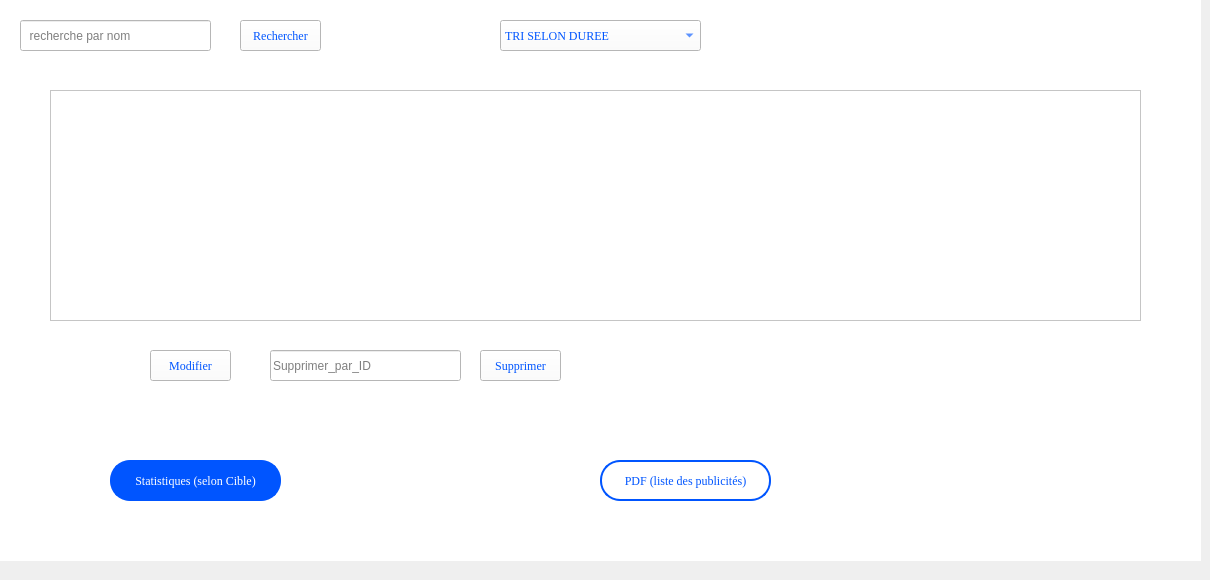
    <widget class="QWidget" name="tab_2">
     <attribute name="title">
      <string>Liste</string>
     </attribute>
     <widget class="QStackedWidget" name="stackedWidget_2">
      <property name="geometry">
       <rect>
        <x>0</x>
        <y>-10</y>
        <width>1201</width>
        <height>571</height>
       </rect>
      </property>
      <property name="mouseTracking">
       <bool>false</bool>
      </property>
      <property name="tabletTracking">
       <bool>false</bool>
      </property>
      <property name="whatsThis">
       <string/>
      </property>
      <property name="autoFillBackground">
       <bool>false</bool>
      </property>
      <property name="styleSheet">
       <string notr="true">background-color: rgb(255, 255, 255)</string>
      </property>
      <property name="currentIndex">
       <number>0</number>
      </property>
      <widget class="QWidget" name="page_3">
       <widget class="QLineEdit" name="lineEdit_search">
        <property name="geometry">
         <rect>
          <x>20</x>
          <y>30</y>
          <width>191</width>
          <height>31</height>
         </rect>
        </property>
        <property name="styleSheet">
         <string notr="true"/>
        </property>
        <property name="placeholderText">
         <string>  recherche par nom</string>
        </property>
       </widget>
       <widget class="QPushButton" name="searchButton">
        <property name="geometry">
         <rect>
          <x>240</x>
          <y>30</y>
          <width>81</width>
          <height>31</height>
         </rect>
        </property>
        <property name="font">
         <font>
          <family>Times New Roman</family>
         </font>
        </property>
        <property name="styleSheet">
         <string notr="true">
color: rgb(0, 85, 255);

</string>
        </property>
        <property name="text">
         <string>Rechercher</string>
        </property>
       </widget>
       <widget class="QComboBox" name="tri">
        <property name="geometry">
         <rect>
          <x>500</x>
          <y>30</y>
          <width>201</width>
          <height>31</height>
         </rect>
        </property>
        <property name="font">
         <font>
          <family>Times New Roman</family>
         </font>
        </property>
        <property name="styleSheet">
         <string notr="true">
color: rgb(0, 85, 255);
</string>
        </property>
        <item>
         <property name="text">
          <string>TRI SELON DUREE</string>
         </property>
        </item>
        <item>
         <property name="text">
          <string>TRI SELON COUT</string>
         </property>
        </item>
        <item>
         <property name="text">
          <string>TRI SELON DATE DEBUT</string>
         </property>
        </item>
       </widget>
       <widget class="QPushButton" name="btnpdf">
        <property name="geometry">
         <rect>
          <x>600</x>
          <y>470</y>
          <width>171</width>
          <height>41</height>
         </rect>
        </property>
        <property name="font">
         <font>
          <family>Times New Roman</family>
          <pointsize>9</pointsize>
          <weight>9</weight>
          <italic>false</italic>
          <bold>false</bold>
         </font>
        </property>
        <property name="styleSheet">
         <string notr="true">border-radius: 20px;
font: 75 9pt &quot;Times New Roman&quot;;
color: rgb(0, 85, 255);
background-color: rgb(255, 255, 255);
border: 2px solid #0055ff;</string>
        </property>
        <property name="text">
         <string>PDF (liste des publicités)</string>
        </property>
       </widget>
       <widget class="QPushButton" name="statistique">
        <property name="geometry">
         <rect>
          <x>110</x>
          <y>470</y>
          <width>171</width>
          <height>41</height>
         </rect>
        </property>
        <property name="font">
         <font>
          <family>Times New Roman</family>
          <pointsize>9</pointsize>
          <weight>9</weight>
          <italic>false</italic>
          <bold>false</bold>
         </font>
        </property>
        <property name="styleSheet">
         <string notr="true">border-radius: 20px;
font: 75 9pt &quot;Times New Roman&quot;;
background-color: rgb(0, 85, 255);
color: rgb(255, 255, 255);
border: 2px solid #0055ff;
</string>
        </property>
        <property name="text">
         <string>Statistiques (selon Cible)</string>
        </property>
       </widget>
       <widget class="QPushButton" name="supprimer">
        <property name="geometry">
         <rect>
          <x>480</x>
          <y>360</y>
          <width>81</width>
          <height>31</height>
         </rect>
        </property>
        <property name="font">
         <font>
          <family>Times New Roman</family>
         </font>
        </property>
        <property name="styleSheet">
         <string notr="true">
color: rgb(0, 85, 255);
</string>
        </property>
        <property name="text">
         <string>Supprimer</string>
        </property>
       </widget>
       <widget class="QLineEdit" name="lineEditSupp">
        <property name="geometry">
         <rect>
          <x>270</x>
          <y>360</y>
          <width>191</width>
          <height>31</height>
         </rect>
        </property>
        <property name="styleSheet">
         <string notr="true"/>
        </property>
        <property name="placeholderText">
         <string>Supprimer_par_ID</string>
        </property>
       </widget>
       <widget class="QTableView" name="tableView">
        <property name="geometry">
         <rect>
          <x>50</x>
          <y>100</y>
          <width>1091</width>
          <height>231</height>
         </rect>
        </property>
       </widget>
       <widget class="QPushButton" name="modifier">
        <property name="geometry">
         <rect>
          <x>150</x>
          <y>360</y>
          <width>81</width>
          <height>31</height>
         </rect>
        </property>
        <property name="font">
         <font>
          <family>Times New Roman</family>
         </font>
        </property>
        <property name="styleSheet">
         <string notr="true">
color: rgb(0, 85, 255);
</string>
        </property>
        <property name="text">
         <string>Modifier</string>
        </property>
       </widget>
      </widget>
      <widget class="QWidget" name="page_4"/>
     </widget>
    </widget>
